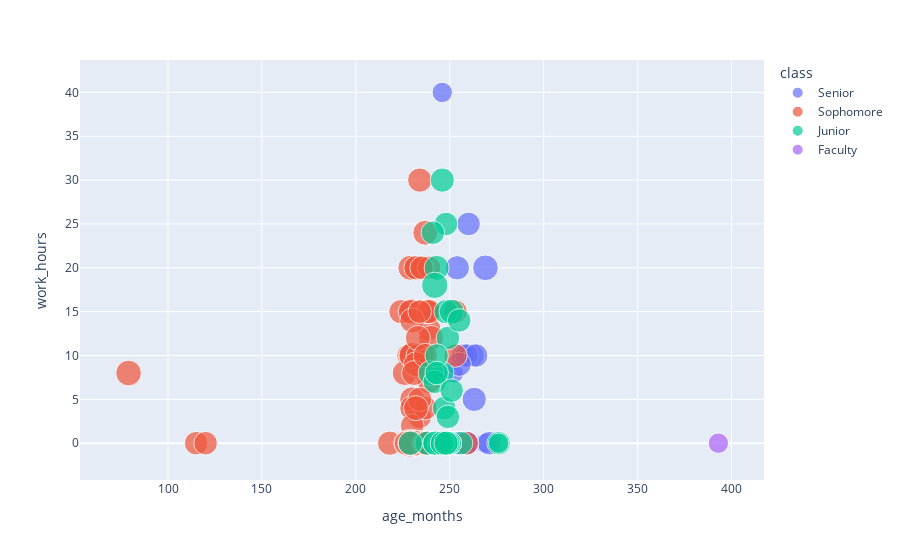

Write notebook code for a chart like this one.
### Code cell
fig = px.scatter(data_frame=gtky_nomiss, x='age_months', y='work_hours', color='class', hover_data=['co_op'], size='credit_hours')
fig.show()

### Figure 1 — Plotly figure (JSON) as saved in the notebook; plotly's stock layout.template omitted (floating-point values rounded to 4 significant figures)
{"data": [{"customdata": [["Yes"], ["Yes"], ["Yes"], ["Yes"], ["Yes"], ["Yes"], ["Yes"], ["Yes"], ["Yes"], ["Yes"], ["Yes"], ["Yes"], ["Yes"], ["No"], ["Yes"], ["Yes"], ["Yes"], ["Yes"], ["Yes"], ["Yes"], ["Yes"]], "hovertemplate": "class=Senior<br>age_months=%{x}<br>work_hours=%{y}<br>credit_hours=%{marker.size}<br>co_op=%{customdata[0]}<extra></extra>", "legendgroup": "Senior", "marker": {"color": "#636efa", "size": [16, 16, 12, 12, 16, 16, 16, 16, 16, 19, 16, 16, 16, 12, 17, 17, 17, 16, 16, 17, 16], "sizemode": "area", "sizeref": 0.0575, "symbol": "circle"}, "mode": "markers", "name": "Senior", "orientation": "v", "showlegend": true, "type": "scatter", "x": [259, 253, 252, 269, 253, 271, 262, 252, 257, 269, 254, 259, 264, 246, 263, 255, 254, 256, 254, 259, 260], "xaxis": "x", "y": [0, 0, 8, 0, 0, 0, 10, 0, 10, 20, 0, 10, 10, 40, 5, 9, 20, 0, 0, 0, 25], "yaxis": "y"}, {"customdata": [["No"], ["No"], ["No"], ["No"], ["No"], ["No"], ["No"], ["No"], ["No"], ["No"], ["No"], ["No"], ["No"], ["No"], ["No"], ["No"], ["No"], ["No"], ["No"], ["No"], ["No"], ["No"], ["No"], ["No"], ["No"], ["No"], ["No"], ["No"], ["No"], ["Yes"], ["No"], ["No"], ["No"], ["No"], ["No"], ["No"], ["No"], ["No"], ["No"], ["No"], ["No"], ["No"], ["No"], ["No"], ["No"], ["No"], ["No"], ["No"], ["No"], ["No"], ["No"], ["No"], ["No"], ["No"], ["No"], ["No"], ["No"], ["No"], ["No"], ["No"], ["No"], ["No"], ["No"], ["Yes"], ["No"], ["No"], ["No"], ["No"], ["No"], ["No"], ["No"], ["No"], ["No"], ["No"], ["No"], ["No"], ["No"], ["No"], ["No"], ["No"], ["No"], ["No"], ["No"], ["No"], ["No"], ["No"], ["No"], ["No"], ["No"], ["No"], ["No"], ["No"], ["No"], ["No"], ["No"]], "hovertemplate": "class=Sophomore<br>age_months=%{x}<br>work_hours=%{y}<br>credit_hours=%{marker.size}<br>co_op=%{customdata[0]}<extra></extra>", "legendgroup": "Sophomore", "marker": {"color": "#EF553B", "size": [19, 17, 19, 16, 17, 16, 18, 16, 16, 16, 16, 18, 18, 16, 16, 18, 16, 18, 16, 17, 16, 17, 16, 16, 18, 17, 16, 18, 16, 17, 17, 16, 16, 16, 16, 17, 18, 16, 16, 16, 18, 19, 16, 17, 16, 17, 16, 17, 18, 16, 20, 17, 17, 17, 17, 17, 18, 17, 16, 18, 17, 23, 17, 16, 16, 16, 17, 19, 18, 16, 17, 16, 18, 17, 19, 16, 19, 18, 18, 19, 16, 19, 18, 17, 16, 17, 17, 17, 16, 18, 18, 17, 16, 16, 16], "sizemode": "area", "sizeref": 0.0575, "symbol": "circle"}, "mode": "markers", "name": "Sophomore", "orientation": "v", "showlegend": true, "type": "scatter", "x": [230, 239, 79, 231, 249, 253, 230, 235, 239, 234, 234, 232, 229, 115, 231, 235, 228, 230, 239, 243, 238.1, 240, 234, 235, 226, 218, 230, 230, 237, 237, 232, 234, 235, 229, 239, 238, 228, 248, 230, 237, 240, 227, 243, 237, 230, 224, 234, 234, 232, 242, 230, 229, 229, 229, 239, 240, 230, 231, 238, 230, 239, 229, 237, 233, 233, 229, 241, 230, 238, 233, 232, 239, 237, 237, 233, 233, 235, 233, 238, 229, 259, 232, 232, 227, 120, 236, 234, 237, 253, 231, 229, 237, 235, 237, 234], "xaxis": "x", "y": [15, 0, 8, 0, 0, 15, 5, 0, 13, 3, 15, 20, 20, 0, 0, 10, 10, 4, 0, 0, 15, 0, 0, 20, 8, 0, 2, 0, 0, 0, 0, 0, 8.5, 10, 7, 15, 0, 0, 0, 4, 12, 0, 0, 0, 0, 15, 0, 5, 4, 0, 10, 15, 0, 0, 15, 0, 0, 0, 0, 14, 0, 0, 0, 0, 0, 0, 0, 0, 0, 10, 20, 20, 24, 0, 0, 0, 0, 12, 0, 0, 0, 0, 9, 0, 0, 0, 30, 0, 10, 8, 0, 10, 20, 0, 15], "yaxis": "y"}, {"customdata": [["Yes"], ["Yes"], ["Yes"], ["Yes"], ["No"], ["No"], ["No"], ["No"], ["Yes"], ["No"], ["No"], ["No"], ["Yes"], ["No"], ["Yes"], ["Yes"], ["No"], ["Yes"], ["No"], ["No"], ["Yes"], ["Yes"], ["Yes"], ["No"], ["Yes"], ["Yes"], ["Yes"], ["Yes"], ["No"], ["No"], ["Yes"], ["No"], ["No"], ["No"], ["No"], ["Yes"], ["Yes"]], "hovertemplate": "class=Junior<br>age_months=%{x}<br>work_hours=%{y}<br>credit_hours=%{marker.size}<br>co_op=%{customdata[0]}<extra></extra>", "legendgroup": "Junior", "marker": {"color": "#00cc96", "size": [17, 17, 16, 17, 16, 18, 17, 18, 18, 16, 17, 16, 19, 20, 16, 16, 16, 16, 17, 16, 16, 19, 16, 16, 16, 17, 16, 16, 17, 16, 16, 16, 16, 12, 17, 17, 16], "sizemode": "area", "sizeref": 0.0575, "symbol": "circle"}, "mode": "markers", "name": "Junior", "orientation": "v", "showlegend": true, "type": "scatter", "x": [246, 245, 249, 248, 247, 244, 246, 251, 243, 246, 238, 256, 240, 242, 243, 242, 242, 243, 229, 276, 248, 245, 250, 246, 250, 246, 250, 247, 242, 249, 251, 255, 241, 276, 246, 248, 249], "xaxis": "x", "y": [0, 0, 12, 15, 4, 0, 30, 15, 20, 8, 0, 0, 8, 18, 10, 7, 0, 8, 0, 0, 25, 0, 0, 0, 0, 0, 0, 0, 0, 0, 6, 14, 24, 0, 0, 0, 3], "yaxis": "y"}, {"customdata": [["No"]], "hovertemplate": "class=Faculty<br>age_months=%{x}<br>work_hours=%{y}<br>credit_hours=%{marker.size}<br>co_op=%{customdata[0]}<extra></extra>", "legendgroup": "Faculty", "marker": {"color": "#ab63fa", "size": [12], "sizemode": "area", "sizeref": 0.0575, "symbol": "circle"}, "mode": "markers", "name": "Faculty", "orientation": "v", "showlegend": true, "type": "scatter", "x": [393], "xaxis": "x", "y": [0], "yaxis": "y"}], "layout": {"autosize": true, "legend": {"itemsizing": "constant", "title": {"text": "class"}, "tracegroupgap": 0}, "margin": {"t": 60}, "xaxis": {"anchor": "y", "autorange": true, "domain": [0, 1], "range": [54.95, 415.8], "title": {"text": "age_months"}, "type": "linear"}, "yaxis": {"anchor": "x", "autorange": true, "domain": [0, 1], "range": [-6.28, 45.25], "title": {"text": "work_hours"}, "type": "linear"}}}
